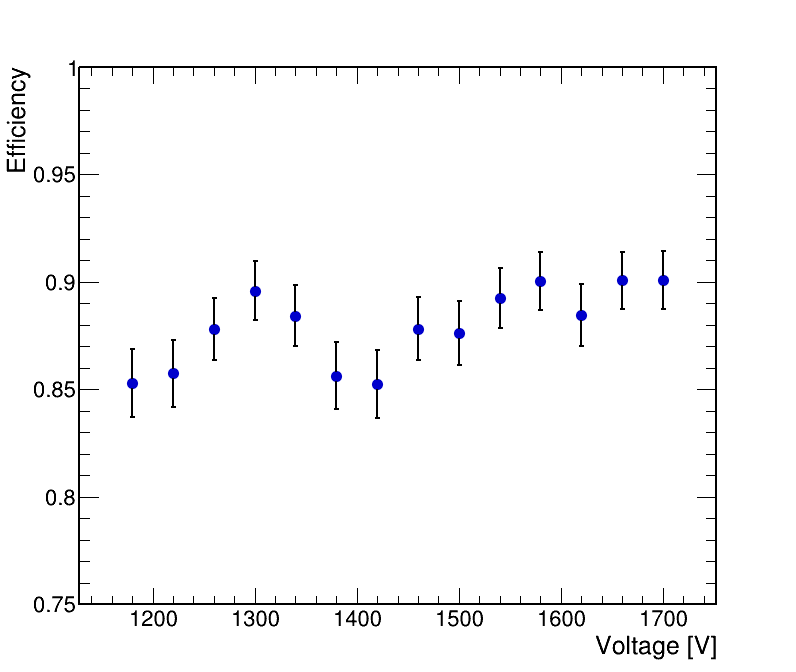

Python code for this plot:
import ROOT
from array import array

voltage = array('d', [1180,1220,1260,1300,1340,1380,1420,1460,1500,1540,1580,1620,1660,1700]) #write the different voltages here

efficiency = array('d', [0.8529,0.8574,0.8780,0.8958,0.8842,0.8563,0.8526,0.8782,0.8762,0.8924,0.9002,0.8845,0.9006,0.9008]) #write efficiency values

efficiency_error = array('d', [0.0158,0.0156,0.0146,0.0137,0.0143,0.0157,0.0158,0.0146,0.0147,0.0138,0.0134,0.0143,0.0133,0.0133]) #Write the efficiency errors

voltage_error = array('d', [0.0] * len(voltage))
ROOT.gStyle.SetOptStat(0)

canvas = ROOT.TCanvas("canvas","Efficiency vs Voltage", 800,700)

canvas.SetTicks(1,1)
canvas.SetFrameLineWidth(2)

canvas.SetTicks(1, 1)
graph = ROOT.TGraphErrors(len(voltage),voltage,efficiency,voltage_error,efficiency_error)

graph.SetTitle("")

graph.SetMarkerStyle(20)
graph.SetMarkerSize(1.3)
graph.SetMarkerColor(ROOT.kBlue + 1)

graph.SetLineColor(ROOT.kBlack)
graph.SetLineWidth(2)

graph.GetXaxis().SetTitle("Voltage [V]")
graph.GetYaxis().SetTitle("Efficiency")

graph.GetXaxis().SetTitleSize(0.04)
graph.GetYaxis().SetTitleSize(0.04)
graph.GetYaxis().SetTitleOffset(1.2)

graph.GetYaxis().SetRangeUser(0.75, 1.0)

graph.Draw("AP")
canvas.SaveAs("beforeAug24_efficiency_vs_PMT3Voltage.png")
